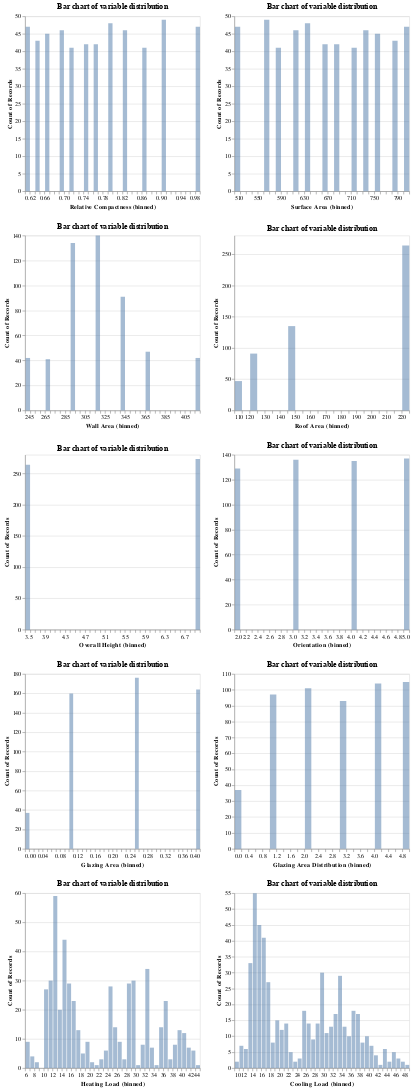

The notebook cell saved with this chart:
### Code cell
# check the distribution of all variables
column_list = train_df.columns.tolist()
feats = ['Relative Compactness', 'Surface Area', 'Wall Area', 'Roof Area', 'Overall Height', 'Orientation', 'Glazing Area', 'Glazing Area Distribution']

distri = alt.Chart(train_df, 
                         title = 'Bar chart of variable distribution'
                        ).mark_bar(opacity = 0.5).encode(
    alt.X (alt.repeat(),
           type = 'quantitative',
          bin = alt.Bin(maxbins = 45)),
    alt.Y('count()', stack = None),
    tooltip = 'count()'
    ).properties(width = 300,
            height = 300).repeat(
    repeat = column_list,
    columns = 2)
distri

### Figure 1 — Vega-Lite specification as saved in the notebook (floating-point values rounded to 4 significant figures; data arrays with more than 128 entries replaced by an {"elided": "..."} marker saying what was removed)
{"$schema": "https://vega.github.io/schema/vega-lite/v4.17.0.json", "columns": 2, "config": {"view": {"continuousHeight": 300, "continuousWidth": 400}}, "datasets": {"data-6f853e7087029a474ca9fa67d7e519bb": {"elided": "537 records"}}, "repeat": ["Relative Compactness", "Surface Area", "Wall Area", "Roof Area", "Overall Height", "Orientation", "Glazing Area", "Glazing Area Distribution", "Heating Load", "Cooling Load"], "spec": {"data": {"name": "data-6f853e7087029a474ca9fa67d7e519bb"}, "encoding": {"tooltip": {"aggregate": "count", "type": "quantitative"}, "x": {"bin": {"maxbins": 45}, "field": {"repeat": "repeat"}, "type": "quantitative"}, "y": {"aggregate": "count", "stack": null, "type": "quantitative"}}, "height": 300, "mark": {"opacity": 0.5, "type": "bar"}, "title": "Bar chart of variable distribution", "width": 300}}
